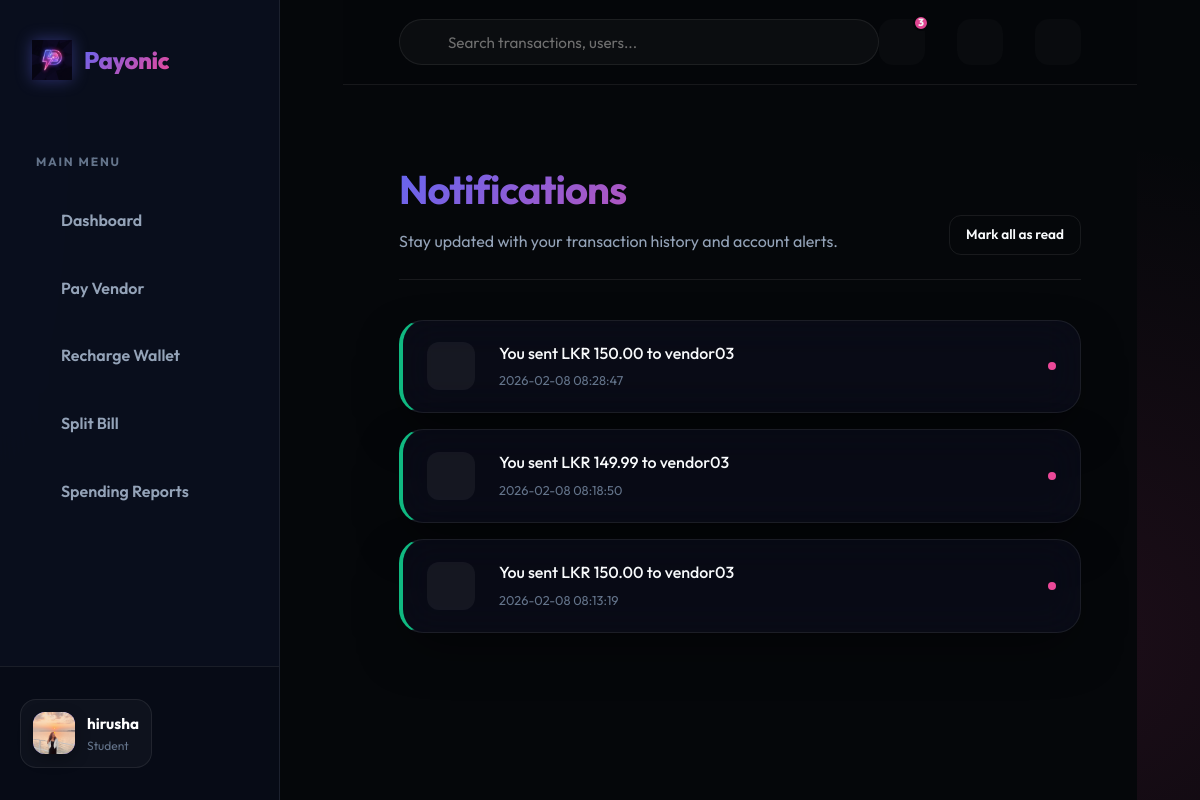
The app's page /notifications (signed in), older data.
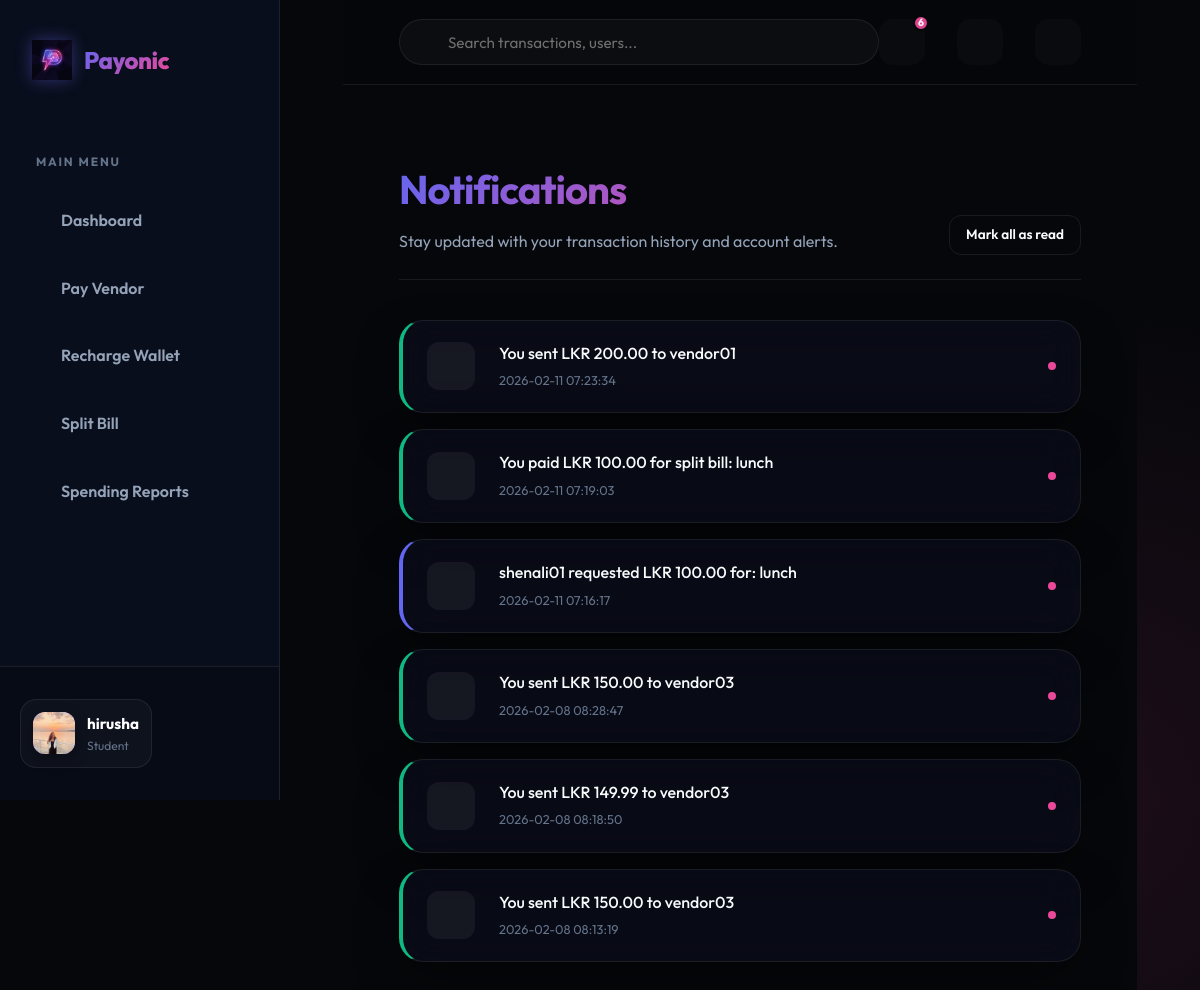
The same page, newer data.
### app/models.py (models this page shows)
class Notification(db.Model):
    id = db.Column(db.Integer, primary_key=True)
    user_id = db.Column(db.Integer, db.ForeignKey('user.id'), nullable=False)
    message = db.Column(db.String(255), nullable=False)
    timestamp = db.Column(db.DateTime, index=True, default=datetime.utcnow)
    is_read = db.Column(db.Boolean, default=False)
    type = db.Column(db.String(20), default='info') # info, success, warning, danger

### app/main/routes.py (the view)
@bp.route('/notifications')
@login_required
def notifications():
    notifications = current_user.notifications.order_by(Notification.timestamp.desc()).all()
    return render_template('main/notifications.html', title='Notifications', notifications=notifications)

### app/models.py (called while the page is built)
@login.user_loader
def load_user(id):
    return User.query.get(int(id))

    @property
    def is_active(self):
        return self.is_active_user

    @property
    def unread_notification_count(self):
        return self.notifications.filter_by(is_read=False).count()

### app/templates/main/notifications.html (shortened to what this page needs)
{% extends "base.html" %}
{% block content %}
<div style="max-width: 800px; margin: 0 auto; padding-top: 2rem;">
    <div
        style="display: flex; justify-content: space-between; align-items: flex-end; margin-bottom: 2.5rem; border-bottom: 1px solid var(--border); padding-bottom: 1.5rem;">
        <div>
            <h1 class="text-gradient" style="font-size: 2.5rem; margin-bottom: 0.5rem;">Notifications</h1>
            <p style="color: var(--text-muted); font-size: 1rem; margin-bottom: 0;">Stay updated with your transaction
                history and account alerts.</p>
        </div>
        <a href="{{ url_for('main.read_all_notifications') }}" class="btn btn-outline btn-sm"
            style="border-radius: 0.75rem; font-size: 0.85rem; padding: 0.5rem 1rem;">
            Mark all as read
        </a>
    </div>
    <div style="display: flex; flex-direction: column; gap: 1rem;">
        {% if notifications %}
        {% for n in notifications %}
        <div class="glass-panel"
            style="padding: 1.25rem 1.5rem; display: flex; align-items: center; gap: 1.5rem; position: relative; border-left: 4px solid {% if n.type == 'success' %}var(--success){% elif n.type == 'danger' %}var(--danger){% elif n.type == 'warning' %}var(--warning){% else %}var(--primary){% endif %}; {% if not n.is_read %}background: rgba(99, 102, 241, 0.05);{% endif %}">
            <div
                style="width: 48px; height: 48px; border-radius: 12px; background: rgba(255,255,255,0.05); display: flex; align-items: center; justify-content: center; font-size: 1.5rem; flex-shrink: 0; color: {% if n.type == 'success' %}#10b981{% else %}var(--primary){% endif %};">
            </div>
            <div style="flex-grow: 1;">
                <p style="margin-bottom: 0.25rem; font-weight: 500; font-size: 1rem;">{{ n.message }}</p>
                <p style="margin-bottom: 0; font-size: 0.8rem; color: var(--text-dim);">
                     {{ n.timestamp.strftime('%Y-%m-%d
                    %H:%M:%S') }}
                </p>
            </div>
            {% if not n.is_read %}
            <div style="width: 8px; height: 8px; border-radius: 50%; background: var(--secondary); flex-shrink: 0;">
            </div>
            {% endif %}
        </div>
        {% endfor %}
        {% else %}
        <div style="text-align: center; padding: 5rem 0; opacity: 0.5;">
            <i class="ri-notification-off-line" style="font-size: 4rem; display: block; margin-bottom: 1rem;"></i>
            <p>No notifications yet.</p>
        </div>
        {% endif %}
    </div>
</div>
{% endblock %}

### app/templates/base.html (shortened to what this page needs)
<!doctype html>
<html lang="en">
<head>
  <link rel="stylesheet" href="{{ url_for('static', filename='css/style.css') }}">
  <link href="https://cdn.jsdelivr.net/npm/remixicon@3.5.0/fonts/remixicon.css" rel="stylesheet">
</head>
<body>
  {% set is_portal = current_user.is_authenticated %}
  <div class="{{ 'portal-layout' if is_portal else 'landing-layout' }}">
    {% if is_portal %}
    <aside class="sidebar">
      <div class="sidebar-brand">
        <a href="{{ url_for('main.index') }}" class="nav-brand">
          <img src="{{ url_for('static', filename='img/payonic_logo.png') }}" alt="Payonic Logo">
          <span class="text-gradient">Payonic</span>
        </a>
      </div>
      <nav class="sidebar-nav">
        <div class="nav-section">Main Menu</div>
        <a href="{{ url_for('main.dashboard' if current_user.role == 'student' else ('vendor.dashboard' if current_user.role == 'vendor' else 'admin.dashboard')) }}"
          class="sidebar-link {{ 'active' if request.endpoint in ['main.dashboard', 'vendor.dashboard', 'admin.dashboard'] }}">
           Dashboard
        </a>
        {% if current_user.role == 'student' %}
        <a href="{{ url_for('main.pay') }}" class="sidebar-link {{ 'active' if request.endpoint == 'main.pay' }}">
           Pay Vendor
        </a>
        <a href="{{ url_for('main.topup') }}" class="sidebar-link {{ 'active' if request.endpoint == 'main.topup' }}">
           Recharge Wallet
        </a>
        <a href="{{ url_for('main.split_bill') }}"
          class="sidebar-link {{ 'active' if request.endpoint == 'main.split_bill' }}">
           Split Bill
        </a>
        <a href="{{ url_for('main.reports') }}"
          class="sidebar-link {{ 'active' if request.endpoint == 'main.reports' }}">
           Spending Reports
        </a>
        {% endif %}
      </nav>
      <div class="sidebar-footer">
        <div class="user-pill">
          <div class="user-avatar"
            style="overflow: hidden; display: flex; align-items: center; justify-content: center;">
            {% if current_user.profile_pic %}
            <img src="{{ url_for('static', filename=current_user.profile_pic) }}" alt="P"
              style="width: 100%; height: 100%; object-fit: cover;">
            {% else %}
            {{ current_user.username[0]|upper }}
            {% endif %}
          </div>
          <div class="user-info">
            <div class="user-name">{{ current_user.username }}</div>
            <div class="user-role">{{ current_user.role }}</div>
          </div>
        </div>
        <a href="{{ url_for('auth.logout') }}" class="logout-btn" title="Logout">
        </a>
      </div>
    </aside>
    {% endif %}
    <main class="{{ 'main-wrapper' if is_portal else 'landing-main' }}">
      {% if is_portal %}
      <header class="portal-header">
        <div class="header-search">
          <input type="text" placeholder="Search transactions, users...">
        </div>
        <div class="header-actions">
          <a href="{{ url_for('main.notifications') }}" class="action-icon">
            {% if current_user.unread_notification_count > 0 %}
            <span class="badge">{{ current_user.unread_notification_count }}</span>
            {% endif %}
          </a>
          <button id="theme-toggle" class="action-icon"
            style="border: none; cursor: pointer; color: var(--text-dim); outline: none;">
          </button>
          <a href="{{ url_for('main.settings') }}" class="action-icon">
          </a>
        </div>
      </header>
      {% endif %}
      <div class="{{ 'portal-content' if is_portal else 'container landing-content' }}">
        {% block content %}{% endblock %}
      </div>
    </main>
  </div>
</body>
</html>

Row changes from the older to the newer data that the page shows:
added Notification: message "You sent LKR 200.00 to vendor01", timestamp "2026-02-11 07:23:34", is_read False (drawn)
added Notification: message "You paid LKR 100.00 for split bill: lunch", timestamp "2026-02-11 07:19:03", is_read False (drawn)
added Notification: message "shenali01 requested LKR 100.00 for: lunch", timestamp "2026-02-11 07:16:17", is_read False (drawn), type "info" (drawn)
Text that changed along with them:
{{ current_user.unread_notification_count }}: "3" → "6"
